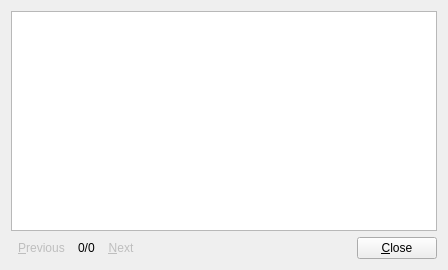
<?xml version="1.0" encoding="UTF-8"?>
<ui version="4.0">
 <class>SystemManagementWidgetClass</class>
 <widget class="QWidget" name="SystemManagementWidgetClass">
  <property name="windowModality">
   <enum>Qt::ApplicationModal</enum>
  </property>
  <property name="geometry">
   <rect>
    <x>0</x>
    <y>0</y>
    <width>448</width>
    <height>270</height>
   </rect>
  </property>
  <property name="sizePolicy">
   <sizepolicy hsizetype="Expanding" vsizetype="Expanding">
    <horstretch>0</horstretch>
    <verstretch>0</verstretch>
   </sizepolicy>
  </property>
  <property name="windowTitle">
   <string>Announcement</string>
  </property>
  <property name="windowIcon">
   <iconset resource="../bulletinboard.qrc">
    <normaloff>:/icon/resources/images/announcement.png</normaloff>:/icon/resources/images/announcement.png</iconset>
  </property>
  <layout class="QGridLayout" name="gridLayout">
   <item row="0" column="0">
    <widget class="QTextBrowser" name="textBrowser">
     <property name="toolTip">
      <string>Announcement</string>
     </property>
     <property name="statusTip">
      <string>Announcement</string>
     </property>
     <property name="lineWrapMode">
      <enum>QTextEdit::NoWrap</enum>
     </property>
     <property name="openExternalLinks">
      <bool>true</bool>
     </property>
    </widget>
   </item>
   <item row="1" column="0">
    <layout class="QHBoxLayout" name="horizontalLayout">
     <item>
      <widget class="QToolButton" name="toolButtonPrevious">
       <property name="enabled">
        <bool>false</bool>
       </property>
       <property name="toolTip">
        <string>Previous Announcement</string>
       </property>
       <property name="statusTip">
        <string>Previous Announcement</string>
       </property>
       <property name="text">
        <string>&amp;Previous</string>
       </property>
       <property name="icon">
        <iconset resource="../bulletinboard.qrc">
         <normaloff>:/icon/resources/images/previous.png</normaloff>:/icon/resources/images/previous.png</iconset>
       </property>
       <property name="autoRaise">
        <bool>true</bool>
       </property>
      </widget>
     </item>
     <item>
      <widget class="QLabel" name="labelCount">
       <property name="text">
        <string>0/0</string>
       </property>
      </widget>
     </item>
     <item>
      <widget class="QToolButton" name="toolButtonNext">
       <property name="enabled">
        <bool>false</bool>
       </property>
       <property name="toolTip">
        <string>Next Announcement</string>
       </property>
       <property name="statusTip">
        <string>Next Announcement</string>
       </property>
       <property name="text">
        <string>&amp;Next</string>
       </property>
       <property name="icon">
        <iconset resource="../bulletinboard.qrc">
         <normaloff>:/icon/resources/images/next.png</normaloff>:/icon/resources/images/next.png</iconset>
       </property>
       <property name="autoRaise">
        <bool>true</bool>
       </property>
      </widget>
     </item>
     <item>
      <spacer name="horizontalSpacer">
       <property name="orientation">
        <enum>Qt::Horizontal</enum>
       </property>
       <property name="sizeHint" stdset="0">
        <size>
         <width>40</width>
         <height>20</height>
        </size>
       </property>
      </spacer>
     </item>
     <item>
      <widget class="QPushButton" name="pushButtonClose">
       <property name="text">
        <string>&amp;Close</string>
       </property>
      </widget>
     </item>
    </layout>
   </item>
  </layout>
  <action name="actionAddAdmin">
   <property name="text">
    <string>Add Admin</string>
   </property>
   <property name="toolTip">
    <string>Add user to local admin group</string>
   </property>
  </action>
  <action name="actionDeleteAdmin">
   <property name="text">
    <string>Delete Admin</string>
   </property>
   <property name="toolTip">
    <string>Delete user from local admin group</string>
   </property>
  </action>
 </widget>
 <layoutdefault spacing="6" margin="11"/>
 <resources>
  <include location="../bulletinboard.qrc"/>
 </resources>
 <connections>
  <connection>
   <sender>pushButtonClose</sender>
   <signal>clicked()</signal>
   <receiver>SystemManagementWidgetClass</receiver>
   <slot>close()</slot>
   <hints>
    <hint type="sourcelabel">
     <x>312</x>
     <y>197</y>
    </hint>
    <hint type="destinationlabel">
     <x>179</x>
     <y>109</y>
    </hint>
   </hints>
  </connection>
 </connections>
</ui>
